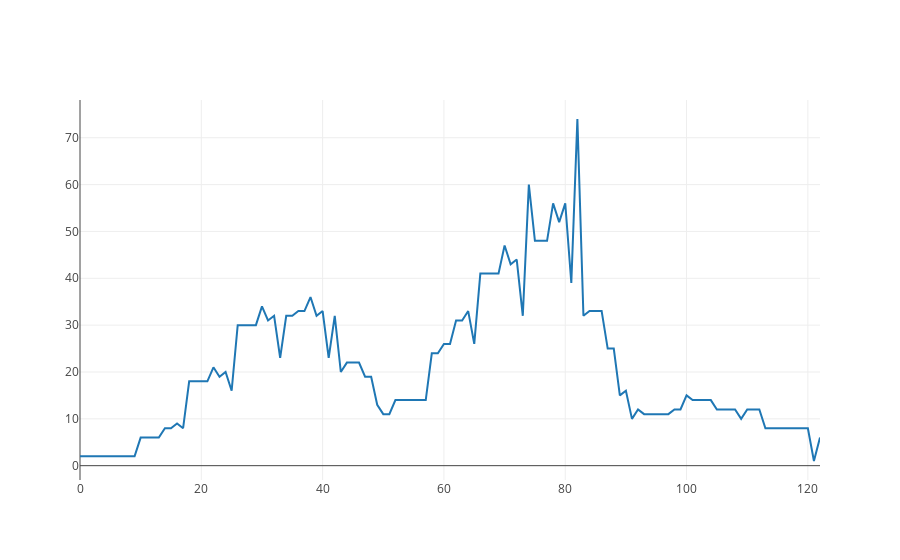

Notebook code for this chart:
### Code cell
object LiveNodes{ // Create object to supress output TODO: upgrade ammonite at some point
    val live = db.getAllLiveNodes()
    val (x,y) = live.groupBy(_.depth).map(a => (a._1, a._2.size)).toList.sortBy(_._1).unzip
//     val noSuc = live.filter(a => !live.exists(b => b.)) // find set of "active" nodes

// val (x, y) = Seq(
//   "Banana" -> 10,
//   "Apple" -> 8,
//   "Grapefruit" -> 5
// ).unzip
}
Scatter(LiveNodes.x, LiveNodes.y).plot()

### Figure 1 — Plotly figure (JSON) as saved in the notebook; plotly's stock layout.template omitted (floating-point values rounded to 4 significant figures)
{"data": [{"type": "scatter", "x": [0, 1, 2, 3, 4, 5, 6, 7, 8, 9, 10, 11, 12, 13, 14, 15, 16, 17, 18, 19, 20, 21, 22, 23, 24, 25, 26, 27, 28, 29, 30, 31, 32, 33, 34, 35, 36, 37, 38, 39, 40, 41, 42, 43, 44, 45, 46, 47, 48, 49, 50, 51, 52, 53, 54, 55, 56, 57, 58, 59, 60, 61, 62, 63, 64, 65, 66, 67, 68, 69, 70, 71, 72, 73, 74, 75, 76, 77, 78, 79, 80, 81, 82, 83, 84, 85, 86, 87, 88, 89, 90, 91, 92, 93, 94, 95, 96, 97, 98, 99, 100, 101, 102, 103, 104, 105, 106, 107, 108, 109, 110, 111, 112, 113, 114, 115, 116, 117, 118, 119, 120, 121, 122], "y": [2, 2, 2, 2, 2, 2, 2, 2, 2, 2, 6, 6, 6, 6, 8, 8, 9, 8, 18, 18, 18, 18, 21, 19, 20, 16, 30, 30, 30, 30, 34, 31, 32, 23, 32, 32, 33, 33, 36, 32, 33, 23, 32, 20, 22, 22, 22, 19, 19, 13, 11, 11, 14, 14, 14, 14, 14, 14, 24, 24, 26, 26, 31, 31, 33, 26, 41, 41, 41, 41, 47, 43, 44, 32, 60, 48, 48, 48, 56, 52, 56, 39, 74, 32, 33, 33, 33, 25, 25, 15, 16, 10, 12, 11, 11, 11, 11, 11, 12, 12, 15, 14, 14, 14, 14, 12, 12, 12, 12, 10, 12, 12, 12, 8, 8, 8, 8, 8, 8, 8, 8, 1, 6]}], "layout": {"autosize": true, "xaxis": {"autorange": true, "range": [0, 122], "type": "linear"}, "yaxis": {"autorange": true, "range": [-3.056, 78.06], "type": "linear"}}}
